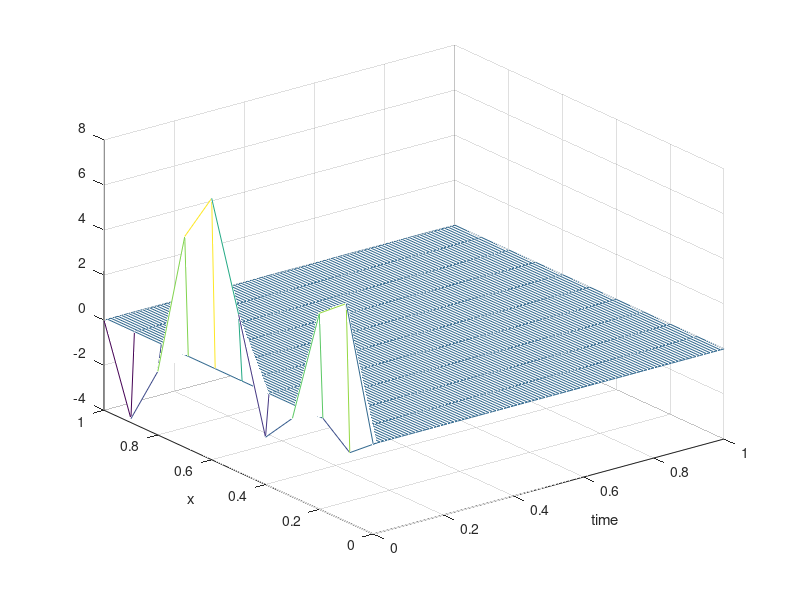

This figure's MATLAB source: (Note: this script raises an error after producing the figure.)
n=9     % number of points in space dimension
dx=1/(n+1)
T=1;
N= 100;    % number of points in time dimension
dt = T/N
x = linspace(0,1,n+2);  % scale x
t = linspace(0,T,N+1);
[tt,xx]=ndgrid(x,t);

f = @(x) 3*sin(pi*x) + 5*sin(4*pi*x)

v = zeros(n+2,N+1);    % store the solution v at time m in v(2:n+1,m+1)
%
%
%   time m:      v(1,m+1)=0    solution .....                    v(n+2,m+1)=0  boundary value
%    
%   time 0:       v(1,1)=0    v(2,1)=f(dx)   v(3,1)=f(2*dx)....  v(n+1,1)=f(n*dx)∂  v(1,n+2)=0    boundary
%   

% set initial values
for j=1:n
    % set initial value at (j*dx,0) stored at v(j+1,1)
    
    v(j+1,1) = f(j*dx);
end
v_init=v(:,1);
plot(x,v_init)
title('initial value')

% difference formula

% loop over time steps
for m=0:N-1
    for j=1:n
        % set approx u(dx*j,(m+1)*dt) stored in v(j+1,m+2)
        v(j+1,m+2) = v(j+1,m+1) - (dt/dx^2)*(-v(j,m+1)+2*v(j+1,m+1)-v(j+2,m+1));
        mesh(xx,tt,v),ylabel('x'),xlabel('time')
        title('t=',num2str((m+1)*dt))
        drawnow
        pause(0.1)
    end
end

        